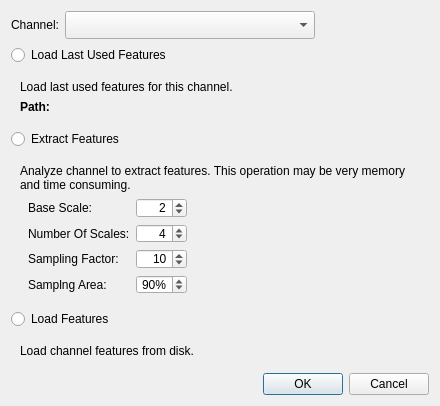
<?xml version="1.0" encoding="UTF-8"?>
<ui version="4.0">
 <class>FeaturesDialog</class>
 <widget class="QDialog" name="FeaturesDialog">
  <property name="geometry">
   <rect>
    <x>0</x>
    <y>0</y>
    <width>440</width>
    <height>396</height>
   </rect>
  </property>
  <property name="windowTitle">
   <string>Dialog</string>
  </property>
  <layout class="QVBoxLayout" name="verticalLayout_8">
   <item>
    <layout class="QHBoxLayout" name="horizontalLayout_4">
     <item>
      <widget class="QLabel" name="label_5">
       <property name="text">
        <string>Channel:</string>
       </property>
      </widget>
     </item>
     <item>
      <widget class="QComboTreeView" name="m_channelSelector">
       <property name="enabled">
        <bool>true</bool>
       </property>
       <property name="sizePolicy">
        <sizepolicy hsizetype="MinimumExpanding" vsizetype="Fixed">
         <horstretch>0</horstretch>
         <verstretch>0</verstretch>
        </sizepolicy>
       </property>
       <property name="minimumSize">
        <size>
         <width>250</width>
         <height>28</height>
        </size>
       </property>
       <property name="styleSheet">
        <string notr="true">QTreeView::indicator {
     width: 15px;
     height: 15px;
 }
QTreeView::indicator:checked {
     image: url(:/espina/show_all.svg);
 } 
QTreeView::indicator:indeterminate {
     image: url(:/espina/show_partially.svg);
 } 
QTreeView::indicator:unchecked {
     image: url(:/espina/hide_all.svg);
 } </string>
       </property>
      </widget>
     </item>
     <item>
      <spacer name="horizontalSpacer">
       <property name="orientation">
        <enum>Qt::Horizontal</enum>
       </property>
       <property name="sizeHint" stdset="0">
        <size>
         <width>40</width>
         <height>20</height>
        </size>
       </property>
      </spacer>
     </item>
    </layout>
   </item>
   <item>
    <widget class="QRadioButton" name="m_lastUsedFeatures">
     <property name="text">
      <string>Load Last Used Features</string>
     </property>
    </widget>
   </item>
   <item>
    <widget class="QWidget" name="m_lastUsedFeaturesWidget" native="true">
     <layout class="QVBoxLayout" name="verticalLayout_3">
      <item>
       <widget class="QLabel" name="m_lastUsedFeaturesMessage">
        <property name="text">
         <string>Load last used features for this channel.</string>
        </property>
       </widget>
      </item>
      <item>
       <layout class="QHBoxLayout" name="horizontalLayout_3">
        <item>
         <widget class="QLabel" name="m_lastUsedFeaturesPathStatus">
          <property name="sizePolicy">
           <sizepolicy hsizetype="Maximum" vsizetype="Preferred">
            <horstretch>0</horstretch>
            <verstretch>0</verstretch>
           </sizepolicy>
          </property>
          <property name="font">
           <font>
            <weight>75</weight>
            <bold>true</bold>
           </font>
          </property>
          <property name="text">
           <string>Path:</string>
          </property>
         </widget>
        </item>
        <item>
         <widget class="QLabel" name="m_lastUsedFeaturesPath">
          <property name="text">
           <string/>
          </property>
         </widget>
        </item>
       </layout>
      </item>
     </layout>
    </widget>
   </item>
   <item>
    <widget class="QRadioButton" name="m_extractFeatures">
     <property name="text">
      <string>Extract Features</string>
     </property>
    </widget>
   </item>
   <item>
    <widget class="QWidget" name="widget" native="true">
     <layout class="QVBoxLayout" name="verticalLayout_7">
      <item>
       <widget class="QLabel" name="label">
        <property name="text">
         <string>Analyze channel to extract features. This operation may be very memory and time consuming.</string>
        </property>
        <property name="wordWrap">
         <bool>true</bool>
        </property>
       </widget>
      </item>
      <item>
       <layout class="QHBoxLayout" name="m_extractFeaturesSettings">
        <property name="leftMargin">
         <number>8</number>
        </property>
        <item>
         <layout class="QHBoxLayout" name="horizontalLayout_10">
          <item>
           <layout class="QVBoxLayout" name="verticalLayout_6">
            <item>
             <widget class="QLabel" name="m_baseScaleLabel">
              <property name="text">
               <string>Base Scale:</string>
              </property>
             </widget>
            </item>
            <item>
             <widget class="QLabel" name="m_numberScalesLabel">
              <property name="text">
               <string>Number Of Scales:</string>
              </property>
             </widget>
            </item>
            <item>
             <widget class="QLabel" name="m_samplingFactorLabel">
              <property name="text">
               <string>Sampling Factor:</string>
              </property>
             </widget>
            </item>
            <item>
             <widget class="QLabel" name="m_samplingAreaLabel">
              <property name="text">
               <string>Samplng Area:</string>
              </property>
             </widget>
            </item>
           </layout>
          </item>
          <item>
           <layout class="QVBoxLayout" name="verticalLayout_2">
            <item>
             <widget class="QSpinBox" name="m_baseScale">
              <property name="alignment">
               <set>Qt::AlignRight|Qt::AlignTrailing|Qt::AlignVCenter</set>
              </property>
              <property name="value">
               <number>2</number>
              </property>
             </widget>
            </item>
            <item>
             <widget class="QSpinBox" name="m_numberScales">
              <property name="alignment">
               <set>Qt::AlignRight|Qt::AlignTrailing|Qt::AlignVCenter</set>
              </property>
              <property name="maximum">
               <number>10</number>
              </property>
              <property name="value">
               <number>4</number>
              </property>
             </widget>
            </item>
            <item>
             <widget class="QSpinBox" name="m_samplingFactor">
              <property name="alignment">
               <set>Qt::AlignRight|Qt::AlignTrailing|Qt::AlignVCenter</set>
              </property>
              <property name="maximum">
               <number>50</number>
              </property>
              <property name="value">
               <number>10</number>
              </property>
             </widget>
            </item>
            <item>
             <widget class="QSpinBox" name="m_samplingArea">
              <property name="alignment">
               <set>Qt::AlignRight|Qt::AlignTrailing|Qt::AlignVCenter</set>
              </property>
              <property name="suffix">
               <string>%</string>
              </property>
              <property name="value">
               <number>90</number>
              </property>
             </widget>
            </item>
           </layout>
          </item>
         </layout>
        </item>
        <item>
         <spacer name="horizontalSpacer_12">
          <property name="orientation">
           <enum>Qt::Horizontal</enum>
          </property>
          <property name="sizeHint" stdset="0">
           <size>
            <width>199</width>
            <height>20</height>
           </size>
          </property>
         </spacer>
        </item>
       </layout>
      </item>
     </layout>
    </widget>
   </item>
   <item>
    <widget class="QRadioButton" name="m_loadFeatures">
     <property name="text">
      <string>Load Features</string>
     </property>
    </widget>
   </item>
   <item>
    <widget class="QWidget" name="widget_2" native="true">
     <layout class="QVBoxLayout" name="verticalLayout_4">
      <item>
       <widget class="QLabel" name="label_2">
        <property name="text">
         <string>Load channel features from disk.</string>
        </property>
       </widget>
      </item>
     </layout>
    </widget>
   </item>
   <item>
    <spacer name="verticalSpacer">
     <property name="orientation">
      <enum>Qt::Vertical</enum>
     </property>
     <property name="sizeHint" stdset="0">
      <size>
       <width>20</width>
       <height>40</height>
      </size>
     </property>
    </spacer>
   </item>
   <item>
    <widget class="QDialogButtonBox" name="m_buttons">
     <property name="orientation">
      <enum>Qt::Horizontal</enum>
     </property>
     <property name="standardButtons">
      <set>QDialogButtonBox::Cancel|QDialogButtonBox::Ok</set>
     </property>
    </widget>
   </item>
  </layout>
 </widget>
 <customwidgets>
  <customwidget>
   <class>QComboTreeView</class>
   <extends>QComboBox</extends>
   <header>GUI/Widgets/QComboTreeView.h</header>
  </customwidget>
 </customwidgets>
 <resources/>
 <connections>
  <connection>
   <sender>m_buttons</sender>
   <signal>accepted()</signal>
   <receiver>FeaturesDialog</receiver>
   <slot>accept()</slot>
   <hints>
    <hint type="sourcelabel">
     <x>248</x>
     <y>254</y>
    </hint>
    <hint type="destinationlabel">
     <x>157</x>
     <y>274</y>
    </hint>
   </hints>
  </connection>
  <connection>
   <sender>m_buttons</sender>
   <signal>rejected()</signal>
   <receiver>FeaturesDialog</receiver>
   <slot>reject()</slot>
   <hints>
    <hint type="sourcelabel">
     <x>316</x>
     <y>260</y>
    </hint>
    <hint type="destinationlabel">
     <x>286</x>
     <y>274</y>
    </hint>
   </hints>
  </connection>
 </connections>
</ui>
